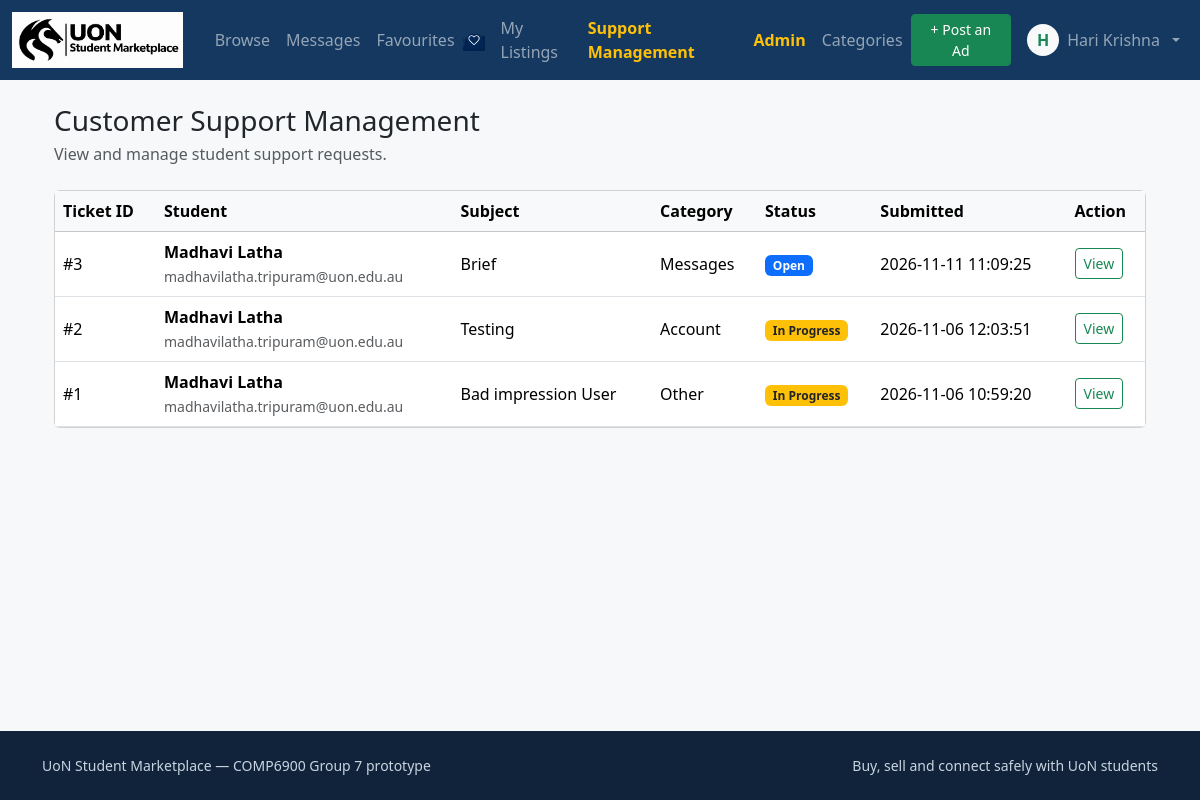
/admin/support (signed in), run on the app's committed database.
### tables this page shows
CREATE TABLE users (
    user_id        INTEGER PRIMARY KEY AUTOINCREMENT,
    email          TEXT NOT NULL UNIQUE,
    password_hash  TEXT NOT NULL,                -- PBKDF2-SHA256, never plain text
    first_name     TEXT NOT NULL,
    last_name      TEXT NOT NULL,
    phone          TEXT,
    role           TEXT NOT NULL DEFAULT 'student'
                   CHECK (role IN ('student', 'admin')),
    status         TEXT NOT NULL DEFAULT 'active'
                   CHECK (status IN ('active', 'suspended')),
    created_at     TEXT NOT NULL
, profile_photo TEXT);

CREATE TABLE support_tickets (
                ticket_id INTEGER PRIMARY KEY AUTOINCREMENT,
                user_id INTEGER NOT NULL
                    REFERENCES users(user_id),
                category TEXT NOT NULL,
                subject TEXT NOT NULL,
                description TEXT NOT NULL,
                status TEXT NOT NULL DEFAULT 'open'
                    CHECK (status IN ('open', 'in_progress', 'resolved')),
                created_at TEXT NOT NULL,
                updated_at TEXT NOT NULL
            );

### app/views/support.py (the view)
@bp.route("/admin/support")
@admin_required
def admin_tickets():
    tickets = db.get_db().query(
        """
        SELECT st.ticket_id, st.category, st.subject, st.status,
               st.created_at, st.updated_at,
               u.first_name, u.last_name, u.email
        FROM support_tickets st
        JOIN users u ON u.user_id = st.user_id
        ORDER BY CASE st.status
            WHEN 'open' THEN 1
            WHEN 'in_progress' THEN 2
            WHEN 'resolved' THEN 3
            ELSE 4
        END, st.created_at DESC
        """
    )
    return render_template(
        "support/admin_tickets.html",
        tickets=tickets,
    )

### app/db.py (called while the page is built)
def _connect_sqlite(config):
    conn = sqlite3.connect(str(config["SQLITE_PATH"]))
    conn.row_factory = sqlite3.Row
    conn.execute("PRAGMA foreign_keys = ON")
    return conn

def get_db():
    if "db" not in g:
        g.db = Database(_connect_sqlite(current_app.config))
    return g.db

    def query(self, sql, params=(), one=False):
        cur = self.conn.cursor()
        cur.execute(sql, tuple(params))
        columns = [column[0] for column in cur.description] if cur.description else []
        rows = [dict(zip(columns, row)) for row in cur.fetchall()]
        cur.close()
        return rows[0] if (one and rows) else (None if one else rows)

### app/security.py (called while the page is built)
def current_user():
    if "user_id" not in session:
        return None
    if not hasattr(g, "_current_user"):
        g._current_user = get_db_user(session["user_id"])
        if g._current_user and g._current_user["status"] != "active":
            logout_user()
            g._current_user = None
    return g._current_user

def get_db_user(user_id):
    from .db import get_db
    return get_db().query(
        "SELECT * FROM users WHERE user_id = ?",
        (user_id,),
        one=True,
    )

def admin_required(view):
    @wraps(view)
    def wrapped(*args, **kwargs):
        user = current_user()
        if user is None:
            flash("Please log in to continue.", "warning")
            return redirect(url_for("auth.login", next=request.path))
        if user["role"] != "admin":
            abort(403)
        return view(*args, **kwargs)
    return wrapped

def generate_csrf_token():
    if "_csrf_token" not in session:
        session["_csrf_token"] = secrets.token_hex(32)
    return session["_csrf_token"]

### app/templates/support/admin_tickets.html (shortened to what this page needs)
{% extends "base.html" %}
{% block content %}
<div class="container">
  <div class="mb-4">
    <h1 class="h3 mb-1">Customer Support Management</h1>
    <p class="text-muted mb-0">
      View and manage student support requests.
    </p>
  </div>
  {% if tickets %}
    <div class="card">
      <div class="table-responsive">
        <table class="table table-hover align-middle mb-0">
          <thead class="table-light">
            <tr>
              <th scope="col">Ticket ID</th>
              <th scope="col">Student</th>
              <th scope="col">Subject</th>
              <th scope="col">Category</th>
              <th scope="col">Status</th>
              <th scope="col">Submitted</th>
              <th scope="col">Action</th>
            </tr>
          </thead>
          <tbody>
            {% for ticket in tickets %}
              <tr>
                <td>#{{ ticket.ticket_id }}</td>
                <td>
                  <strong>
                    {{ ticket.first_name }} {{ ticket.last_name }}
                  </strong>
                  <br>
                  <small class="text-muted">
                    {{ ticket.email }}
                  </small>
                </td>
                <td>{{ ticket.subject }}</td>
                <td>{{ ticket.category }}</td>
                <td>
                  {% if ticket.status == 'open' %}
                    <span class="badge bg-primary">Open</span>
                  {% elif ticket.status == 'in_progress' %}
                    <span class="badge bg-warning text-dark">In Progress</span>
                  {% elif ticket.status == 'resolved' %}
                    <span class="badge bg-success">Resolved</span>
                  {% else %}
                    <span class="badge bg-secondary">
                      {{ ticket.status|replace('_', ' ')|title }}
                    </span>
                  {% endif %}
                </td>
                <td>{{ ticket.created_at }}</td>
                <td>
                  <a
                    href="{{ url_for('support.admin_ticket_detail', ticket_id=ticket.ticket_id) }}"
                    class="btn btn-sm btn-outline-success"
                    aria-label="View support ticket #{{ ticket.ticket_id }}"
                  >
                    View
                  </a>
                </td>
              </tr>
            {% endfor %}
          </tbody>
        </table>
      </div>
    </div>
  {% endif %}
</div>
{% endblock %}

### app/templates/base.html (shortened to what this page needs)
<!doctype html>
<html lang="en">
<head>
  <link
    href="https://cdn.jsdelivr.net/npm/bootstrap@5.3.3/dist/css/bootstrap.min.css"
    rel="stylesheet"
  >
  <link
    rel="stylesheet"
    href="{{ url_for('static', filename='css/style.css') }}"
  >
</head>
<body>
  <nav class="navbar navbar-expand-lg navbar-dark site-header sticky-top">
    <div class="container-fluid">
      <a
        class="navbar-brand d-flex align-items-center"
        href="{{ url_for('main.home') }}"
      >
        <img
          src="{{ url_for('static', filename='img/uon_logo.png') }}"
          alt="University of Newcastle"
          class="uon-logo"
        >
      </a>
      <div class="collapse navbar-collapse" id="nav">
        <ul class="navbar-nav me-auto mb-2 mb-lg-0">
          <li class="nav-item">
            <a class="nav-link" href="{{ url_for('main.browse') }}">
              Browse
            </a>
          </li>
          {% if session.get('user_id') %}
            <li class="nav-item">
              <a class="nav-link" href="{{ url_for('messages.inbox') }}">
                Messages
              </a>
            </li>
            <li class="nav-item">
              <a
  class="nav-link d-flex align-items-center gap-2"
  href="{{ url_for('favourites.index') }}"
>
  Favourites
  <img
    src="{{ url_for('static', filename='img/favourite.png') }}"
    alt=""
    width="22"
    height="22"
    style="object-fit: contain;"
  >
</a>
            </li>
            <li class="nav-item">
              <a class="nav-link" href="{{ url_for('listings.my_listings') }}">
                My Listings
              </a>
            </li>
            {% if current_user and current_user['role'] == 'admin' %}
              <li class="nav-item">
                <a
                  class="nav-link text-warning fw-semibold"
                  href="{{ url_for('support.admin_tickets') }}"
                >
                  Support Management
                </a>
              </li>
            {% else %}
              <li class="nav-item">
                <a class="nav-link" href="{{ url_for('support.tickets') }}">
                  Support
                </a>
              </li>
            {% endif %}
          {% endif %}
          {% if session.get('user_id') and current_user and current_user['role'] == 'admin' %}
            <li class="nav-item">
              <a
                class="nav-link text-warning fw-semibold"
                href="{{ url_for('admin.dashboard') }}"
              >
                Admin
              </a>
            </li>
            <li class="nav-item">
              <a
                class="nav-link"
                href="{{ url_for('admin.categories') }}"
              >
                Categories
              </a>
            </li>
          {% endif %}
        </ul>
        <ul class="navbar-nav ms-auto align-items-lg-center">
          {% if session.get('user_id') and current_user %}
            <li class="nav-item me-2">
              <a
                class="btn btn-success btn-sm px-3"
                href="{{ url_for('listings.create') }}"
              >
                + Post an Ad
              </a>
            </li>
            <li class="nav-item dropdown">
              <a
                class="nav-link dropdown-toggle d-flex align-items-center gap-2"
                href="#"
                data-bs-toggle="dropdown"
                aria-expanded="false"
              >
                {% if current_user['profile_photo'] %}
                  <img
                    src="{{ url_for('auth.profile_photo_file', filename=current_user['profile_photo']) }}"
                    alt="Profile"
                    class="rounded-circle"
                    style="width: 32px; height: 32px; object-fit: cover;"
                  >
                {% else %}
                  <span
                    class="rounded-circle bg-light text-success d-inline-flex align-items-center justify-content-center"
                    style="width: 32px; height: 32px; font-weight: 600;"
                    aria-hidden="true"
                  >
                    {{ current_user['first_name'][0]|upper }}
                  </span>
                {% endif %}
                <span>{{ current_user['first_name'] }}</span>
              </a>
            </li>
          {% endif %}
        </ul>
      </div>
    </div>
  </nav>
  <main class="container py-4">
    {% block content %}{% endblock %}
  </main>
  <footer class="site-footer mt-5 py-4">
    <div class="container d-flex flex-wrap justify-content-between">
      <span>UoN Student Marketplace — COMP6900 Group 7 prototype</span>
      <span>Buy, sell and connect safely with UoN students</span>
    </div>
  </footer>
</body>
</html>

### app/static/css/style.css (style rules this page uses)
:root { --uon-navy: #14385f; --uon-green: #009a44; }
body { background: #f6f8fa; min-height: 100vh; display: flex; flex-direction: column; }
main { flex: 1; }
.site-header { background: var(--uon-navy); }
.site-footer { background: #10233a; color: #c8d4e0; font-size: 0.875rem; }
.uon-logo { display: block; width: 180px; max-width: 100%; height: auto; object-fit: contain; }
.navbar-brand { padding: 0; margin-right: 24px; display: flex; align-items: center; }
.site-header { padding-top: 8px; padding-bottom: 8px; }
.site-header .navbar-nav { align-items: center; }
.site-header .nav-link { padding: 8px 12px; }

### data on the page
users: first_name "H", first_name "Hari Krishna"
support_tickets: ticket_id "3", first_name "Madhavi", last_name "Latha", email "madhavilatha.tripuram@uon.edu.au", subject "Brief", category "Messages", status "Open", created_at "2026-11-11 11:09:25"
support_tickets: ticket_id "2", first_name "Madhavi", last_name "Latha", email "madhavilatha.tripuram@uon.edu.au", subject "Testing", category "Account", status "In Progress", created_at "2026-11-06 12:03:51"
support_tickets: ticket_id "1", first_name "Madhavi", last_name "Latha", email "madhavilatha.tripuram@uon.edu.au", subject "Bad impression User", category "Other", status "In Progress", created_at "2026-11-06 10:59:20"
